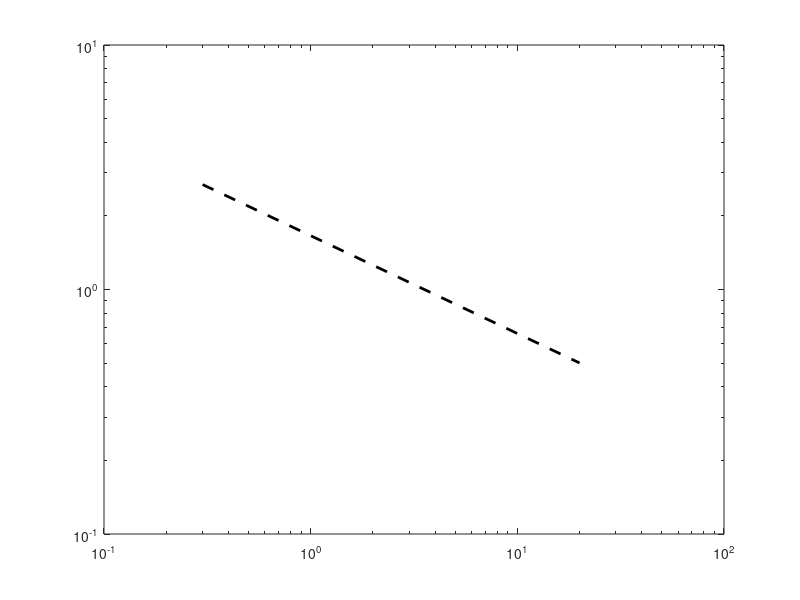

Here is the MATLAB script that generated this plot:
function plot_count_sd_theory(A, plot_name)
% areas:     area in units of Lambda where the pinwheels are counted
% counts:    number of pinwheels in that area
% plot_name: name for the exported eps file 

if nargin < 1
    A = [0.3 20];
end
if nargin<2
    plot_name = 'theory';
end

% common design line
gamma = 0.4;
c = 1.05;
rho = pi;
func = @(x)c*(rho./x).^gamma;


loglog(A,func(A),'--k','Linewidth',2,'DisplayName',plot_name)

end